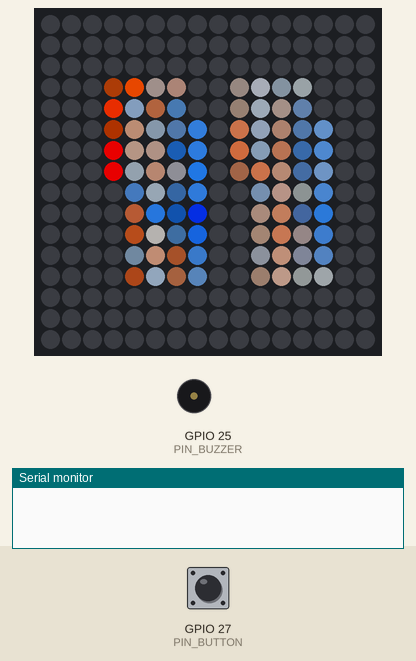
The sketch below on a simulated ESP32. Parts: 16×16 RGB LED matrix (first LED top left, wired row by row), buzzer (waves = sounding), the last lines printed to the serial monitor. The test bench sets the inputs (shaded band); at power-on: GPIO 27 (PIN_BUTTON) HIGH. Dim RGB values are drawn brighter than linear.

Above: at 1.2 s.
1.3 s: GPIO 27 (PIN_BUTTON) pulled LOW for 0.15 s
At 2.8 s:
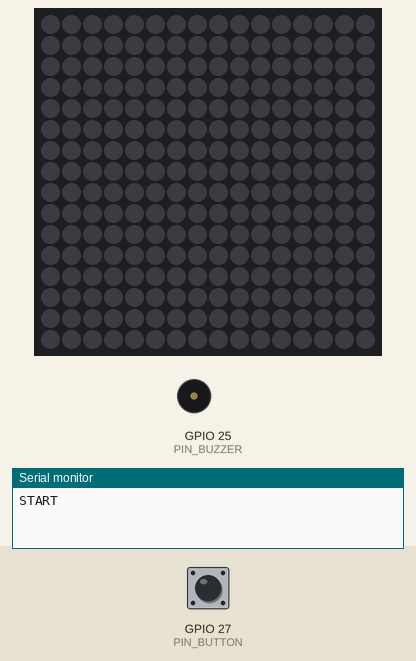
At 7.8 s:
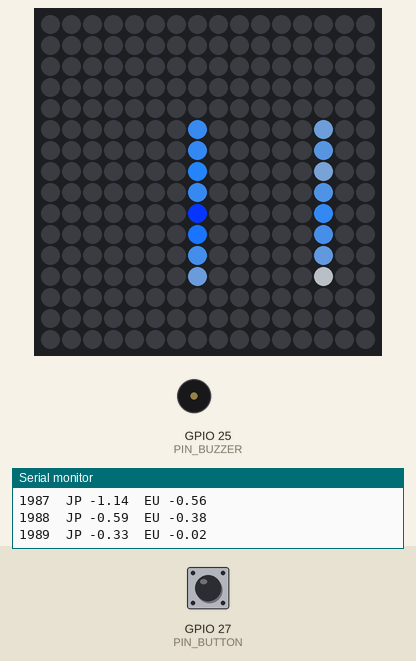
Timing chart, 0 to 16.3 s (numbered marks = the images above; inputs shaded):
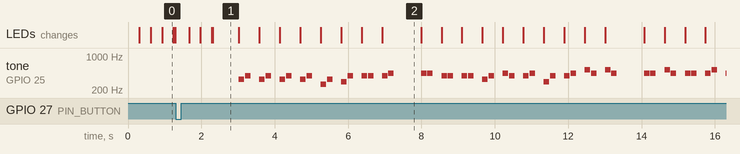

The sketch:

stadt_der_jahre.ino
```cpp
// ============================================================================
//  Stadt der Jahre / 年の街  –  MUROS Week Tokyo 2026, Meisei University
//
//  WS2812B-Panel 16x16. Jedes Jahr 1982–2024 = eine LED = ein 3D-gedruckter Turm.
//  Zeile = Jahrzehnt (vorne 1980er -> hinten 2020er), Spalte = Jahr im Jahrzehnt.
//  Hinterer Block: Japanisches Meer (JMA, Gebiet N2).
//  Vorderer Block: NW-europäischer Schelf inkl. Nordsee (Copernicus).
//  Farbe: Abweichung vom Mittel 1991–2020 (blau = kälter, rot = wärmer).
//  Ein Knopfdruck -> die Jahre laufen durch, beide Meere spielen je einen Ton.
//
//  Board: Freenove ESP32-WROOM (FNK0090), in der Arduino IDE "ESP32 Dev Module".
//  Bibliothek: FastLED. Treiber falls nötig: CH340.
//
//  EN: 16x16 WS2812B panel, one LED (= one 3D-printed tower) per year 1982–2024.
//  Back block: Sea of Japan, front block: NW European shelf. Colour = anomaly vs.
//  1991–2020. Button on GPIO 27 plays all years and streams them over USB serial
//  (115200 baud) to the exhibition page: "START", then "1982  JP -0.70  EU -0.31" ...
// ============================================================================

#include <FastLED.h>

// ---------- Pins ----------
// Alle benutzten Pins liegen auf EINER Seite des Boards (Seite mit 5V, GND, 25, 26, 27),
// damit nur diese Seite auf dem Steckbrett zugänglich sein muss.
#define PIN_LED     26      // grünes Kabel (DAT) des Panels, über 330-Ohm-Widerstand
#define PIN_BUTTON  27      // Taster zwischen GPIO 27 und GND
#define PIN_BUZZER  25      // optional: Piezo-Buzzer (+), anderes Bein an GND.
                            // In der Ausstellung kommt der Ton vom Laptop, der Pin bleibt dann frei.

// ---------- Panel ----------
#define W 16
#define H 16
#define NUM_LEDS (W * H)
// Ausrichtung (getestet): VORNE = Kante, an der LED 15 (rot) und 16 (blau) im Test
// leuchteten. Das Eingangskabel kommt dann LINKS raus. Der 3D-Druck kommt mit der
// Kerbe nach vorne darauf.
#define TEST_ORIENTATION 0
#define SERPENTINE  true    // Zickzack-Verdrahtung (bei flexiblen 16x16-Panels üblich)
#define FLIP_X      false
#define FLIP_Y      false
#define SWAP_XY     true    // Panel läuft in Spalten (getestet 10.11.)

// ---------- Einstellungen ----------
#define BRIGHTNESS    255   // volle Helligkeit
#define POWER_MA      900   // Stromgrenze über USB vom Laptop. Startet das Board beim Durchlauf neu -> 700.
                            // Mit eigenem 5-V-Netzteil (>= 3 A) für das Panel: 2500
#define MS_PER_YEAR   550   // Tempo pro Jahr (vorher 320 = zu schnell)
#define MS_LAST_DECADE 800  // 2020er langsamer -> Spannung zum Schluss
#define DECADE_PAUSE  500   // kurze Pause vor 1990, 2000, 2010, 2020
#define TONE_MS       150
#define SCALE_C       2.0f
#define N_YEARS       43    // 1982–2024
const int FIRST_YEAR = 1982;

// ---------- Daten: Abweichung in °C vom Mittel 1991–2020 ----------
// Japanisches Meer, Mitte (JMA areaF_SST.txt, Jahresmittel)
const float SST_JP[N_YEARS] = {
  -0.70f, -0.75f, -0.92f, -0.71f, -1.77f, -1.14f, -0.59f, -0.33f,  0.14f, -0.40f,  // 1982–1991
  -0.32f, -0.89f, -0.02f, -0.52f, -1.09f, -0.44f,  0.51f,  0.34f,  0.05f,  0.38f,  // 1992–2001
  -0.09f,  0.10f,  0.18f, -0.06f, -0.83f,  0.01f,  0.19f, -0.10f,  1.00f, -0.15f,  // 2002–2011
   0.17f,  0.11f, -0.06f, -0.47f,  0.47f,  0.66f, -0.16f,  0.63f,  0.83f,  1.37f,  // 2012–2021
   1.05f,  2.03f,  1.99f                                                             // 2022–2024
};
// NW-europäischer Schelf inkl. Nordsee (Copernicus OMI, Jahresmittel aus Monatswerten)
const float SST_EU[N_YEARS] = {
  -0.31f, -0.44f, -0.25f, -0.49f, -0.75f, -0.56f, -0.38f, -0.02f, -0.02f, -0.25f,  // 1982–1991
  -0.33f, -0.50f, -0.39f, -0.02f, -0.38f,  0.03f, -0.08f, -0.01f, -0.07f,  0.07f,  // 1992–2001
   0.16f,  0.29f,  0.16f,  0.11f,  0.28f,  0.32f,  0.17f,  0.12f, -0.03f, -0.06f,  // 2002–2011
  -0.09f, -0.12f,  0.37f, -0.15f,  0.11f,  0.12f, -0.03f,  0.12f,  0.06f,  0.09f,  // 2012–2021
   0.37f,  0.44f,  0.29f                                                             // 2022–2024
};

// ---------- Layout im Raster ----------
// Spalte = 3 + (Jahr % 10). Zeile: Japan 1980er = 7 ... 2020er = 3,
// Europa 1980er = 13 ... 2020er = 9.  Zeile 0 = hinten, Zeile 15 = vorne.
int colOf(int year)            { return 3 + (year % 10); }
int rowOf(int year, bool jp)   { int dec = (year - 1980) / 10; return (jp ? 3 : 9) + (4 - dec); }

CRGB leds[NUM_LEDS];
int hotJP[3], hotEU[3];

// (x, y) im Raster -> Nummer der LED auf dem Panel
int XY(int x, int y) {
  if (FLIP_X) x = W - 1 - x;
  if (FLIP_Y) y = H - 1 - y;
  if (SWAP_XY) { int t = x; x = y; y = t; }
  if (SERPENTINE && (y % 2 == 1)) x = W - 1 - x;
  return y * W + x;
}
int ledJP(int i) { int y = FIRST_YEAR + i; return XY(colOf(y), rowOf(y, true)); }
int ledEU(int i) { int y = FIRST_YEAR + i; return XY(colOf(y), rowOf(y, false)); }

CRGB colorFor(float a) {
  float t = constrain((a + SCALE_C) / (2 * SCALE_C), 0.0f, 1.0f);
  // satte Farben, normale Jahre nur gedämpftes Weiß -> Warm/Kalt springt mehr ins Auge
  const CRGB stops[5] = { CRGB(0, 30, 255), CRGB(30, 130, 255), CRGB(90, 90, 90),
                          CRGB(255, 80, 0), CRGB(255, 0, 0) };
  float pos = t * 4.0f;
  int i = min((int)pos, 3);
  return blend(stops[i], stops[i + 1], (uint8_t)((pos - i) * 255));
}

int freqFor(float a) {
  const int notes[11] = {220, 262, 294, 330, 392, 440, 523, 587, 659, 784, 880};
  float t = constrain((a + SCALE_C) / (2 * SCALE_C), 0.0f, 1.0f);
  return notes[(int)round(t * 10)];
}

void hottest3(const float* v, int out[3]) {
  out[0] = out[1] = out[2] = -1;
  for (int k = 0; k < 3; k++) {
    int best = -1;
    for (int i = 0; i < N_YEARS; i++) {
      if (i == out[0] || i == out[1]) continue;
      if (best < 0 || v[i] > v[best]) best = i;
    }
    out[k] = best;
  }
}

bool buttonPressed() {
  if (digitalRead(PIN_BUTTON) == HIGH) return false;
  delay(30);
  return digitalRead(PIN_BUTTON) == LOW;
}

void playTone(int freq, int ms) { tone(PIN_BUZZER, freq); delay(ms); noTone(PIN_BUZZER); }

// Lockmodus: langsame Lichtwelle über die Jahre, die drei wärmsten Jahre "atmen"
void attractFrame() {
  uint32_t t = millis();
  fill_solid(leds, NUM_LEDS, CRGB::Black);
  for (int i = 0; i < N_YEARS; i++) {
    uint8_t b = 70 + scale8(sin8((uint8_t)((t / 12) - i * 10)), 185);
    CRGB c1 = colorFor(SST_JP[i]); c1.nscale8(b); leds[ledJP(i)] = c1;
    CRGB c2 = colorFor(SST_EU[i]); c2.nscale8(b); leds[ledEU(i)] = c2;
  }
  uint8_t pulse = beatsin8(14, 150, 255);
  for (int k = 0; k < 3; k++) {
    CRGB a = colorFor(SST_JP[hotJP[k]]); a.nscale8(pulse); leds[ledJP(hotJP[k])] = a;
    CRGB b = colorFor(SST_EU[hotEU[k]]); b.nscale8(pulse); leds[ledEU(hotEU[k])] = b;
  }
  FastLED.show();
}

// Ein Durchlauf 1982 -> 2024 nach Knopfdruck, endet automatisch
void playback() {
  Serial.println("START");                      // Laptop-Seite: Durchlauf beginnt
  // sanft ausblenden, dann kurz dunkel -> man merkt: jetzt geht's los
  for (int n = 0; n < 25; n++) { fadeToBlackBy(leds, NUM_LEDS, 30); FastLED.show(); delay(30); }
  fill_solid(leds, NUM_LEDS, CRGB::Black);
  FastLED.show();
  delay(700);
  for (int i = 0; i < N_YEARS; i++) {
    int year = FIRST_YEAR + i;
    if (i > 0 && year % 10 == 0) delay(DECADE_PAUSE);   // neues Jahrzehnt = neue Reihe
    leds[ledJP(i)] = colorFor(SST_JP[i]);
    leds[ledEU(i)] = colorFor(SST_EU[i]);
    FastLED.show();
    Serial.printf("%d  JP %+.2f  EU %+.2f\n", FIRST_YEAR + i, SST_JP[i], SST_EU[i]);
    playTone(freqFor(SST_JP[i]), TONE_MS);      // erst Japan ...
    delay(20);
    playTone(freqFor(SST_EU[i]), TONE_MS);      // ... dann Europa
    int ms = (year >= 2020) ? MS_LAST_DECADE : MS_PER_YEAR;
    int rest = ms - 2 * TONE_MS - 20;
    if (rest > 0) delay(rest);
  }
  for (int n = 0; n < 2; n++) {                 // Finale: wärmste Jahre blinken
    for (int k = 0; k < 3; k++) { leds[ledJP(hotJP[k])] = CRGB::Black; leds[ledEU(hotEU[k])] = CRGB::Black; }
    FastLED.show(); delay(250);
    for (int k = 0; k < 3; k++) { leds[ledJP(hotJP[k])] = colorFor(SST_JP[hotJP[k]]); leds[ledEU(hotEU[k])] = colorFor(SST_EU[hotEU[k]]); }
    FastLED.show(); delay(250);
  }
  delay(4000);
  while (digitalRead(PIN_BUTTON) == LOW) delay(20);
}

// Ausrichtungstest: zeigt, wo LED 0 sitzt und wie die Reihen laufen
void orientationTest() {
  fill_solid(leds, NUM_LEDS, CRGB::Black);
  leds[0]  = CRGB::Green;    // LED Nr. 0
  leds[1]  = CRGB::Yellow;   // LED Nr. 1
  leds[15] = CRGB::Red;      // LED Nr. 15 (Ende der ersten Reihe)
  leds[16] = CRGB::Blue;     // LED Nr. 16 (Anfang der zweiten Reihe)
  FastLED.show();
}

void setup() {
  Serial.begin(115200);
  pinMode(PIN_BUTTON, INPUT_PULLUP);
  FastLED.addLeds<WS2812B, PIN_LED, GRB>(leds, NUM_LEDS);
  FastLED.setBrightness(BRIGHTNESS);
  FastLED.setMaxPowerInVoltsAndMilliamps(5, POWER_MA);
  hottest3(SST_JP, hotJP);
  hottest3(SST_EU, hotEU);
  if (TEST_ORIENTATION) orientationTest();
}

void loop() {
  if (TEST_ORIENTATION) { delay(100); return; }
  if (buttonPressed()) playback();
  else attractFrame();
  delay(20);
}
```

Measured:
- after the input at 1.3 s, tone on GPIO 25 (PIN_BUZZER): plays 330 Hz for 0.15 s, 392 Hz for 0.15 s, 330 Hz for 0.15 s, 392 Hz for 0.15 s, 330 Hz for 0.15 s, 392 Hz for 0.15 s … (45 notes in this stretch), starting after 1.7 s
- what the display in image 1 shows lasts 0.7 s, from 2.3 s to 3.0 s
- what the display in image 2 shows lasts 1.1 s, from 6.9 s to 8.0 s
